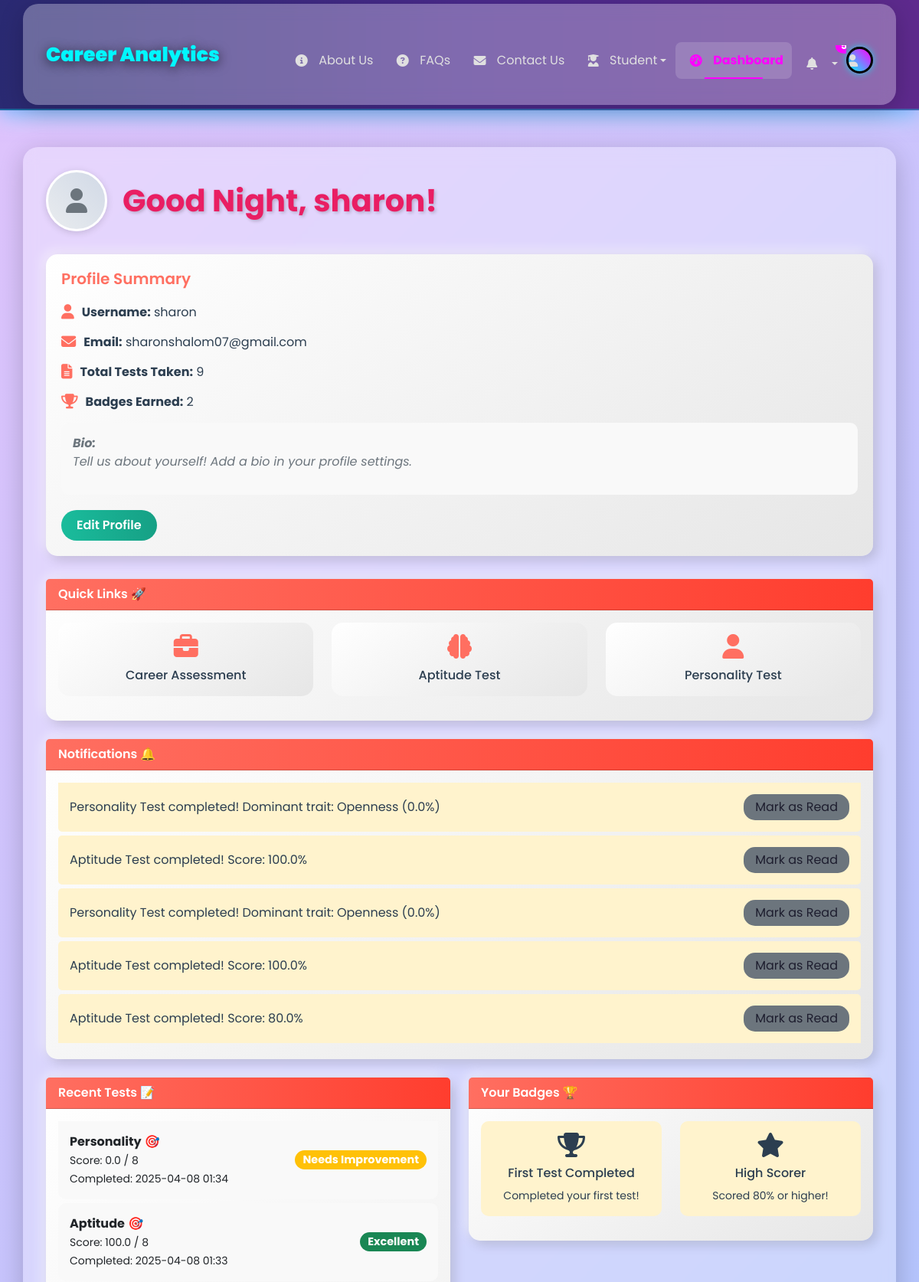
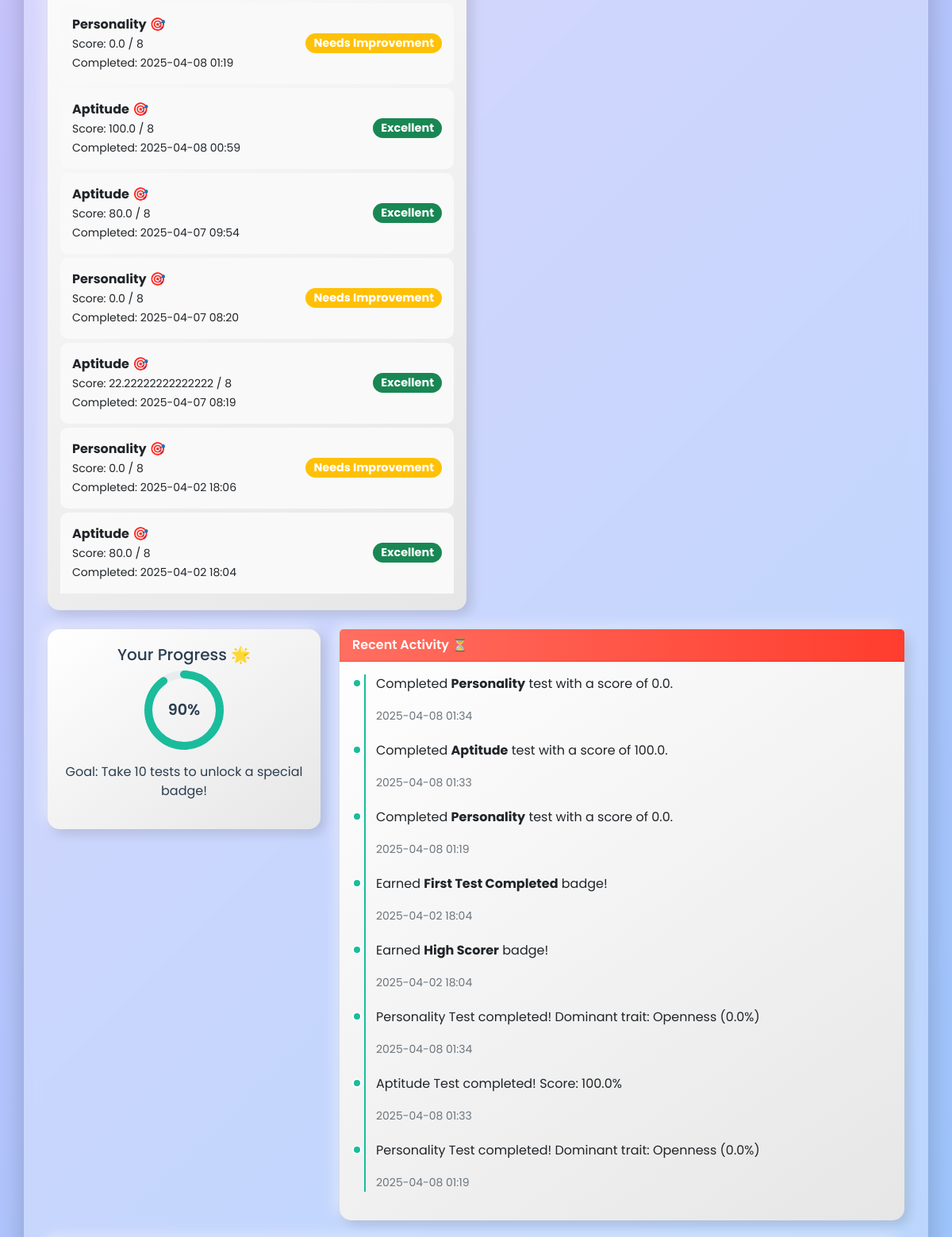
The page /dashboard (signed in, upper part) on the database its author committed (2 pictures, top to bottom).
### app.py (models this page shows)
class User(UserMixin, db.Model):
    id = db.Column(db.Integer, primary_key=True)
    username = db.Column(db.String(150), unique=True, nullable=False)
    password = db.Column(db.String(150), nullable=False)
    email = db.Column(db.String(150), unique=True, nullable=True)
    animations_enabled = db.Column(db.Boolean, default=True, nullable=False)
    theme = db.Column(db.String(10), default='light', nullable=False)  # For theme preference
    notify_test_reminders = db.Column(db.Boolean, default=True, nullable=False)  # Notification preferences
    notify_badge_earned = db.Column(db.Boolean, default=True, nullable=False)
    notify_progress_updates = db.Column(db.Boolean, default=True, nullable=False)
    email_notifications = db.Column(db.Boolean, default=True, nullable=False)  # Email preferences
    email_newsletters = db.Column(db.Boolean, default=False, nullable=False)
    profile_visibility = db.Column(db.String(10), default='public', nullable=False)  # Profile visibility
    preferred_test_categories = db.Column(db.JSON, default=lambda: [], nullable=False)  # Preferred test categories
    tests = db.relationship('TestResult', backref='user', lazy=True)
    badges = db.relationship('Badge', backref='user', lazy=True)
    notifications = db.relationship('Notification', backref='user', lazy=True)

class Notification(db.Model):
    id = db.Column(db.Integer, primary_key=True)
    user_id = db.Column(db.Integer, db.ForeignKey('user.id'), nullable=False)
    message = db.Column(db.String(200), nullable=False)
    type = db.Column(db.String(50), nullable=False)
    is_read = db.Column(db.Boolean, default=False)
    date = db.Column(db.DateTime, default=lambda: datetime.now(timezone.utc))

class TestResult(db.Model):
    id = db.Column(db.Integer, primary_key=True)
    user_id = db.Column(db.Integer, db.ForeignKey('user.id'), nullable=False)
    test_type = db.Column(db.String(50), nullable=False)
    score = db.Column(db.Float, nullable=False)
    time_spent = db.Column(db.Integer, nullable=True)
    details = db.Column(db.Text, nullable=True)
    completed_at = db.Column(db.DateTime, default=lambda: datetime.now(timezone.utc))

class Badge(db.Model):
    id = db.Column(db.Integer, primary_key=True)
    user_id = db.Column(db.Integer, db.ForeignKey('user.id'), nullable=False)
    name = db.Column(db.String(100), nullable=False)
    description = db.Column(db.String(200), nullable=False)
    icon = db.Column(db.String(50), nullable=False)
    date_earned = db.Column(db.DateTime, default=lambda: datetime.now(timezone.utc))

### app.py (the view)
@app.route('/dashboard')
@login_required
def dashboard():
    tests = TestResult.query.filter_by(user_id=current_user.id).order_by(TestResult.completed_at.desc()).all()
    badges = Badge.query.filter_by(user_id=current_user.id).order_by(Badge.date_earned.desc()).limit(5).all()
    notifications = Notification.query.filter_by(user_id=current_user.id, is_read=False).order_by(Notification.date.desc()).limit(5).all()
    completed_tests = session.get('completed_tests', [t.test_type for t in tests])
    test_results = session.get('test_results', {})
    for test in tests:
        if test.test_type not in test_results:
            test_results[test.test_type] = {'score': test.score}
    session['test_results'] = test_results
    test_labels = [test.completed_at.strftime('%Y-%m-%d') for test in tests]
    test_scores = [test.score for test in tests]
    recent_tests = [t for t in tests if t.test_type in ['aptitude', 'personality', 'skill_gap']]
    max_score = 10  # Adjust based on your scoring system
    recommendation = "Take more tests to improve your skills!" if len(recent_tests) < 3 else "Great job! Consider exploring career matches."
    return render_template('dashboard.html',
                          user=current_user,
                          tests=tests,
                          recent_tests=recent_tests,
                          badges=badges,
                          notifications=notifications,
                          completed_tests=completed_tests,
                          test_results=test_results,
                          test_labels=test_labels,
                          test_scores=test_scores,
                          max_score=max_score,
                          recommendation=recommendation,
                          active_page='dashboard')

### templates/dashboard.html (shortened to what this page needs)
{% extends "base.html" %}
{% block content %}
<div class="container mt-5 mb-5">
    <div class="dashboard-header-section">
        <a href="{{ url_for('profile') }}" class="user-avatar">
            {% if user.profile_image and user.profile_image != 'images/default_profile.jpg' %}
                <img src="{{ url_for('static', filename=user.profile_image) }}" alt="{{ user.username }}'s Profile Image">
            {% else %}
                <i class="fas fa-user"></i>
            {% endif %}
        </a>
        <h1 class="dashboard-header" id="greeting">Welcome, {{ user.username }}! 👋</h1>
    </div>
    <div class="profile-summary">
        <h5>Profile Summary</h5>
        <div class="summary-item">
            <i class="fas fa-user"></i>
            <span><strong>Username:</strong> {{ user.username }}</span>
        </div>
        <div class="summary-item">
            <i class="fas fa-envelope"></i>
            <span><strong>Email:</strong> {{ user.email }}</span>
        </div>
        <div class="summary-item">
            <i class="fas fa-file-alt"></i>
            <span><strong>Total Tests Taken:</strong> {{ recent_tests|length }}</span>
        </div>
        <div class="summary-item">
            <i class="fas fa-trophy"></i>
            <span><strong>Badges Earned:</strong> {{ badges|length }}</span>
        </div>
        <div class="bio">
            <strong>Bio:</strong>
            {% if user.bio and user.bio.strip() %}
                <p>{{ user.bio }}</p>
            {% else %}
                <p class="text-muted">Tell us about yourself! Add a bio in your profile settings.</p>
            {% endif %}
        </div>
        <a href="{{ url_for('profile') }}" class="btn btn-edit-profile">Edit Profile</a>
    </div>
    <div class="card mb-4">
        <div class="card-header">Quick Links 🚀</div>
        <div class="card-body">
            <div class="row">
                <div class="col-md-4 mb-3">
                    <div class="quick-link-card">
                        <i class="fas fa-briefcase"></i>
                        <div><a href="{{ url_for('career_assessment') }}">Career Assessment</a></div>
                    </div>
                </div>
                <div class="col-md-4 mb-3">
                    <div class="quick-link-card">
                        <i class="fas fa-brain"></i>
                        <div><a href="{{ url_for('test', type='aptitude') }}">Aptitude Test</a></div>
                    </div>
                </div>
                <div class="col-md-4 mb-3">
                    <div class="quick-link-card">
                        <i class="fas fa-user"></i>
                        <div><a href="{{ url_for('test', type='personality') }}">Personality Test</a></div>
                    </div>
                </div>
            </div>
        </div>
    </div>
    {% if notifications %}
        <div class="card mb-4">
            <div class="card-header">Notifications 🔔</div>
            <div class="card-body">
                <ul class="list-group list-group-flush">
                    {% for notification in notifications %}
                        <li class="list-group-item notification-item d-flex justify-content-between align-items-center" data-notification-id="{{ notification.id }}">
                            <span>{{ notification.message }}</span>
                            <button class="btn btn-mark-read mark-read" data-id="{{ notification.id }}">Mark as Read</button>
                        </li>
                    {% endfor %}
                </ul>
            </div>
        </div>
    {% endif %}
    <div class="row">
        <div class="col-md-6 mb-4">
            <div class="card" data-bs-toggle="tooltip" data-bs-placement="top" title="Take tests to track your progress!">
                <div class="card-header">Recent Tests 📝</div>
                <div class="card-body">
                    {% if recent_tests %}
                        <ul class="list-group list-group-flush">
                            {% for test in recent_tests %}
                                <li class="list-group-item">
                                    <div>
                                        <strong>{{ test.test_type | capitalize }}</strong> 🎯<br>
                                        <small>Score: {{ test.score }} / {{ 9 if test.test_type == 'sample' else 8 }}</small><br>
                                        <small>Completed: {{ test.completed_at.strftime('%Y-%m-%d %H:%M') }}</small>
                                    </div>
                                    <span class="badge score-badge bg-{{ 'success' if test.score >= 6 else 'warning' }} rounded-pill">
                                        {{ 'Excellent' if test.score >= 6 else 'Needs Improvement' }}
                                    </span>
                                </li>
                            {% endfor %}
                        </ul>
                    {% else %}
                        <p>No tests taken yet. Start your journey now! 🚀</p>
                        <a href="{{ url_for('test', type='sample') }}" class="btn btn-take-test">Take a Test</a>
                    {% endif %}
                </div>
            </div>
        </div>
        <div class="col-md-6 mb-4">
            <div class="card" data-bs-toggle="tooltip" data-bs-placement="top" title="Earn badges by completing tests and achieving milestones!">
                <div class="card-header">Your Badges 🏆</div>
                <div class="card-body">
                    {% if badges %}
                        <div class="row">
                            {% for badge in badges %}
                                <div class="col-6 mb-3">
                                    <div class="badge-item text-center">
                                        <i class="{{ badge.icon }} fa-2x"></i>
                                        <h6 class="mt-2">{{ badge.name }}</h6>
                                        <small>{{ badge.description }}</small>
                                    </div>
                                </div>
                            {% endfor %}
                        </div>
                    {% else %}
                        <p>No badges earned yet. Keep taking tests to earn some! 🌟</p>
                    {% endif %}
                </div>
            </div>
        </div>
    </div>
    <div class="row mb-4">
        <div class="col-md-4">
            <div class="progress-overview">
                <h5>Your Progress 🌟</h5>
                <div class="progress-circle">
                    <svg>
                        <circle class="bg" cx="50" cy="50" r="45"></circle>
                        <circle class="fg" cx="50" cy="50" r="45" style="--progress: {{ (recent_tests|length * 10)|round|int }}"></circle>
                    </svg>
                    <span>{{ (recent_tests|length * 10)|round|int }}%</span>
                </div>
                <p class="mt-3">Goal: Take 10 tests to unlock a special badge!</p>
            </div>
        </div>
        <div class="col-md-8">
            <div class="card">
                <div class="card-header">Recent Activity ⏳</div>
                <div class="card-body">
                    <div class="timeline">
                        {% if tests or badges or notifications %}
                            {% for test in tests[:3] %}
                                <div class="timeline-item">
                                    <p>Completed <strong>{{ test.test_type | capitalize }}</strong> test with a score of {{ test.score }}.</p>
                                    <small>{{ test.completed_at.strftime('%Y-%m-%d %H:%M') }}</small>
                                </div>
                            {% endfor %}
                            {% for badge in badges[:3] %}
                                <div class="timeline-item">
                                    <p>Earned <strong>{{ badge.name }}</strong> badge!</p>
                                    <small>{{ badge.date_earned.strftime('%Y-%m-%d %H:%M') }}</small>
                                </div>
                            {% endfor %}
                            {% for notification in notifications[:3] %}
                                <div class="timeline-item">
                                    <p>{{ notification.message }}</p>
                                    <small>{{ notification.date.strftime('%Y-%m-%d %H:%M') }}</small>
                                </div>
                            {% endfor %}
                        {% else %}
                            <p>No recent activity. Start by taking a test! 🚀</p>
                        {% endif %}
                    </div>
                </div>
            </div>
        </div>
    </div>
</div>
{% endblock %}

### rows shown on the page
User: username "sharon", email "sharonshalom07@gmail.com"
Notification: message "Personality Test completed! Dominant trait: Openness (0.0%)", date "2025-04-08 01:34"
Notification: message "Aptitude Test completed! Score: 100.0%", date "2025-04-08 01:33"
Notification: message "Personality Test completed! Dominant trait: Openness (0.0%)", date "2025-04-08 01:19"
Notification: message "Aptitude Test completed! Score: 100.0%"
Notification: message "Aptitude Test completed! Score: 80.0%"
TestResult: test_type "Personality", score "0.0", test_type "8", completed_at "2025-04-08 01:34", score "Needs Improvement"
TestResult: test_type "Aptitude", score "100.0", test_type "8", completed_at "2025-04-08 01:33", score "Excellent"
TestResult: test_type "Personality", score "0.0", test_type "8", completed_at "2025-04-08 01:19", score "Needs Improvement"
TestResult: test_type "Aptitude", score "100.0", test_type "8", completed_at "2025-04-08 00:59", score "Excellent"
TestResult: test_type "Aptitude", score "80.0", test_type "8", completed_at "2025-04-07 09:54", score "Excellent"
TestResult: test_type "Personality", score "0.0", test_type "8", completed_at "2025-04-07 08:20", score "Needs Improvement"
TestResult: test_type "Aptitude", score "22.22222222222222", test_type "8", completed_at "2025-04-07 08:19", score "Excellent"
TestResult: test_type "Personality", score "0.0", test_type "8", completed_at "2025-04-02 18:06", score "Needs Improvement"
TestResult: test_type "Aptitude", score "80.0", test_type "8", completed_at "2025-04-02 18:04", score "Excellent"
Badge: name "First Test Completed", description "Completed your first test!", date_earned "2025-04-02 18:04"
Badge: name "High Scorer", description "Scored 80% or higher!", date_earned "2025-04-02 18:04"

### other values the page prints
{{ recent_tests|length }} "9"
{{ badges|length }} "2"
{{ (recent_tests|length * 10)|round|int }} "90"
